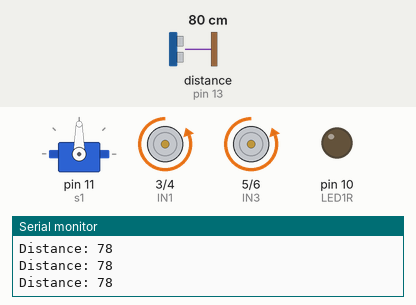
Bench run of a sketch on a simulated Arduino Uno, built with avr-gcc and run on an emulated ATmega328P. Shown: servo, motor-driver pin pairs drawn as motors (green arrow = first pin HIGH = forward, orange = second pin HIGH = backward, longer = more drive), output pins drawn as LEDs (lit = HIGH), the last lines printed to the serial monitor. Wiring (inferred from the names in the program): ultrasonic range finder: trigger pin 12; echo pin 13. Inputs (shaded band) come from the test bench; at power-on: distance to the obstacle (sensor on pin 13) 80 cm. The echo pulse lasts 58.3 µs per cm; pins used as bus, display or sensor lines are not drawn.

Above: at 1.2 s.
1.3 s: distance to the obstacle (sensor on pin 13) set to 25 cm
4.3 s: distance to the obstacle (sensor on pin 13) set to 21 cm
At 5.3 s:
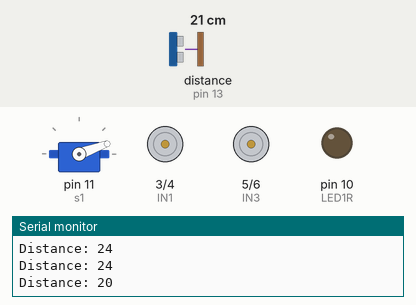
8.8 s: distance to the obstacle (sensor on pin 13) set to 35 cm
At 11.45 s:
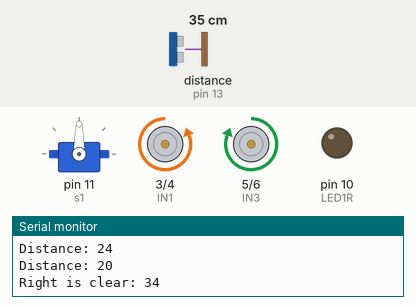
11.8 s: distance to the obstacle (sensor on pin 13) set to 2 cm
At 20.0 s:
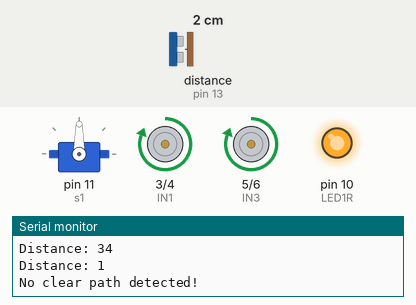
Timing chart, 0 to 29.8 s (numbered marks = the images above; inputs shaded):
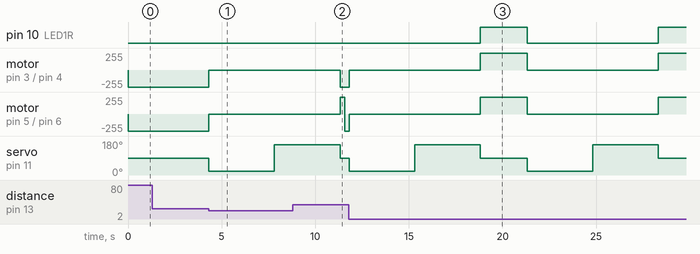

Measured:
- the behaviour switches between 24 and 23 cm on distance to the obstacle (sensor on pin 13) (found by bisection; images 0 and 1)
- after the input at 4.3 s, motor on pin 3 (IN1) / pin 4 (IN2), motor on pin 5 (IN3) / pin 6 (IN4): backward 255/255 → stopped at once; servo on pin 11 (s1): 90° → 20° at once, → 160° 3.5 s later
- after the input at 8.8 s, pin 10 (LED1R): stays LOW (without the input it goes to HIGH after 2.5 s); motor on pin 3 (IN1) / pin 4 (IN2): stopped → backward 255/255 after 2.5 s
- after the input at 11.8 s, pin 10 (LED1R): LOW → HIGH after 7.0 s, → LOW 2.5 s later, → HIGH 7.0 s later; motor on pin 3 (IN1) / pin 4 (IN2): alternates forward 255/255 for 2.5 s and stopped for 7.0 s, starting at once

The sketch:

TRACKING_CAR.ino
```cpp
#include <Servo.h>


const int trigPin = 12;
const int echoPin = 13;
long duration;
int distance, distance2, distance3, distances;
Servo s1;

#define LED1R 10

bool AUTO=true;

int IN1 = 3;
int IN2 = 4;
int IN3 = 5;
int IN4 = 6;

int joystickX = A2;
int joystickY = A3;
int X,Y;

void setup() {
  Serial.begin(9600);
  pinMode(trigPin, OUTPUT);
  pinMode(echoPin, INPUT);
  s1.attach(11);
  s1.write(90);

  pinMode(LED1R, OUTPUT);

  pinMode(IN1, OUTPUT);
  pinMode(IN2, OUTPUT);
  pinMode(IN3, OUTPUT);
  pinMode(IN4, OUTPUT);

  digitalWrite(LED1R, LOW);
  X=550;
  Y=550;
}

void loop() {
if(!AUTO)
{
  Serial.println("X");
  Serial.println(X);
  Serial.println("Y");
  Serial.println(Y);
  X = analogRead(joystickX);
  Y = analogRead(joystickY);
  delay(200);

  if(X>600)
  {
    sag();
  }
  else if(X<500)
  {
    sol();
  }
  if(Y>600)
  {
    ileri();
  }
  else if(Y<500)
  {
    geri();
  }

}
else
{


  distances = calDist();


  Serial.print("\nDistance: ");
  Serial.println(distances);


  if(distance>22)
   {
    ileri();

   }

  else if (distances > 0 && distances <= 22)
  {
    dur();
    digitalWrite(LED1R, LOW);
    s1.write(20);
    delay(2000);
    distance2 = calDist();
    delay(1500);
    s1.write(160);
    delay(2000);
    distance3 = calDist();
    delay(1500);

    // Karar verme
  if (distance2 >= 22 && distance2 > distance3) {
      s1.write(90); // Servoyu ortaya çevir
      Serial.print("Left is clear: ");
      Serial.println(distance2);
      sag();
      delay(250);
    }
  else if (distance3 >= 22 && distance3 > distance2) {
      s1.write(90); // Servoyu ortaya çevir
      Serial.print("Right is clear: ");
      Serial.println(distance3);
      sol();
      delay(250);
    }
  else if (distance3 >= 22 && distance2 >= 22 && distance3 == distance2)
  {
      s1.write(90);
      Serial.print("Right is clear: ");
      Serial.println(distance3);
      sol();
      delay(250);
    }
  else if(distance3 < 22 && distance2<22)
  {
      Serial.println("No clear path detected!");
      geri();
      digitalWrite(LED1R, HIGH);
      s1.write(90);
      delay(2500);
      digitalWrite(LED1R, LOW);
      dur();
    }
  }

}


}


int calDist() {
  digitalWrite(trigPin, LOW);
  delayMicroseconds(2);
  digitalWrite(trigPin, HIGH);
  delayMicroseconds(10);
  digitalWrite(trigPin, LOW);

  duration = pulseIn(echoPin, HIGH, 30000);

  if (duration == 0) {
    Serial.println("Error: No echo received");
    return -1;
  }


  distance = duration * 0.034 / 2;
  return distance;
}

void geri(){


    digitalWrite(IN1, HIGH);
    digitalWrite(IN2, LOW);

    digitalWrite(IN3, HIGH);
    digitalWrite(IN4, LOW);
}
void ileri(){

    digitalWrite(IN1, LOW);
    digitalWrite(IN2, HIGH);

    digitalWrite(IN3, LOW);
    digitalWrite(IN4, HIGH);
}
void sag(){
    digitalWrite(IN1, HIGH);
    digitalWrite(IN2, LOW);

    digitalWrite(IN3, LOW);
    digitalWrite(IN4, HIGH);
}
void sol(){
    digitalWrite(IN1, LOW);
    digitalWrite(IN2, HIGH);

    digitalWrite(IN3, HIGH);
    digitalWrite(IN4, LOW);
}
void dur(){
    digitalWrite(IN1, LOW);
    digitalWrite(IN2, LOW);
    digitalWrite(IN3, LOW);
    digitalWrite(IN4, LOW);
}
```
